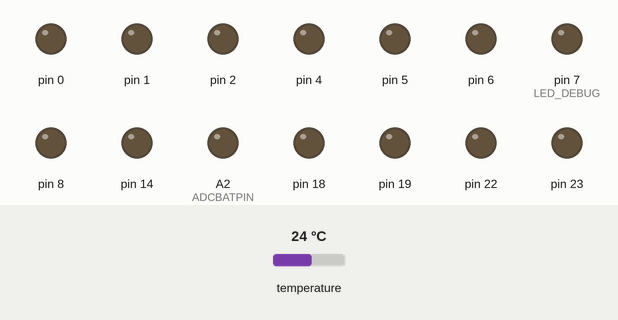
Simulated run of this program. Board: Arduino Pro Mini, built with avr-gcc and run on an emulated ATmega328P. Shown: output pins drawn as LEDs (lit = HIGH). Inputs (shaded band) come from the test bench; at power-on: temperature 24 °C. Sleep ends after the set time or at an interrupt; no radio packets arrive unless stated; pins used as bus, display or sensor lines are not drawn.

Above: at 8.5 s.
Timing chart, 0 to 10.0 s (numbered marks = the images above):
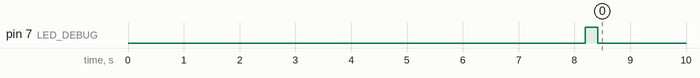

The program:

main.cpp
```cpp
#include <Arduino.h>
#include <avr/sleep.h>
#include <avr/wdt.h>
#include <SPI.h>
#include <RF24.h>
#include <OneWire.h>

//#define DEBUG

#ifdef DEBUG
  #include <printf.h>
#endif

#define SBR(port, bit)        port |= (1<<bit)
#define CBR(port, bit)        port &= (~(1<<bit))
#define INV(port, bit)        port ^= (1<<bit)
#define SBRC(port, bit)      ((port & (1<<bit)) == 0)
#define SBRS(port, bit)      ((port & (1<<bit)) != 0)

#define TR_NUM               1
#define TR_DELMIN            30
#define DS_VCC               3
#define DS_DTA               4
#define ADCGND               A3
#define ADCBATPIN            A2
#define ADCVCC               A1
#define LED_DEBUG            7
#define DIV_ADC              2.15
#define PayloadSize          5
#define Channel              121
#define DS_POW_EN            digitalWrite(DS_VCC, 1)
#define DS_POW_DIS           digitalWrite(DS_VCC, 0)


RF24            radio(9, 10); //4 for CE and 15 for CSN
OneWire         ds(DS_DTA);

uint8_t data[PayloadSize],
        tx_adrr[]="1Node",
        wdt_cnt = 7*TR_DELMIN,
        mcur;

void enWDT(void);
void disWDT();
void initNRF(void);
void sleep(void);
void wakeup(void);
void prepData(void);
void conf_ds18b20(void);

ISR(WDT_vect){
  wdt_cnt++;
}

void setup() {
  mcur = MCUSR;
  MCUSR = 0;
  CLKPR=1<<CLKPCE;
  CLKPR=(0<<CLKPCE)|(0<<CLKPS3)|(0<<CLKPS2)|(1<<CLKPS1)|(1<<CLKPS0);
  initNRF();
  //conf_ds18b20();
  analogReference(INTERNAL);
  ADCSRA = 0;
  ACSR = 0x80;
  #ifdef DEBUG
    UCSR0A=0x02;
    UCSR0B=0x08;
    UCSR0C=0x06;
    UBRR0H=0x00;
    UBRR0L=0x0C;
    delay(1000);
    printf_begin();
    radio.printDetails();
    Serial.print("Last reset source: ");
    Serial.println(MCUSR);
    MCUSR = 0x00;
    delay(1000);
  #endif
  set_sleep_mode(SLEEP_MODE_PWR_DOWN);
  sleep();
}

float read_ds18b20(){
  #ifdef DEBUG
    byte data[9];
  #else
    byte data[2];
  #endif
  DS_POW_EN;
  ds.reset();
  delay(10);
  if(ds.reset()){
    ds.write(0xCC);
    ds.write(0x44);
    delay(200);
    //Читаем данные с датчика
    ds.reset();
    ds.write(0xCC);
    ds.write(0xBE);
    #ifdef DEBUG
      for(uint8_t i=0; i<9; i++)
        data[i] = ds.read();
      Serial.print("CFG DS = ");
      Serial.println(data[4], HEX);
    #else
      data[0] = ds.read();
      data[1] = ds.read();
    #endif
    DS_POW_DIS;
    int16_t raw = (data[1] << 8) | (data[0] & ~0x03);
    float temp = raw>>4;
    if(temp<0){
      temp--;
      if(raw & 0x08) temp -= 0.5L;
      if(raw & 0x04) temp -= 0.25L;
    }else{
      if(raw & 0x08) temp += 0.5L;
      if(raw & 0x04) temp += 0.25L;
    }
    return temp;
  } else return -127;
}

void conf_ds18b20(){
  DS_POW_EN;
  ds.reset();
  delay(100);
  if(ds.reset()){
    //Write Scratchpad [4Eh]
    ds.write(0xCC);  //skip rom
    ds.write(0x4E);  //write Scratchpad
    ds.write(120);  //Tl
    ds.write(120);  //Th
    ds.write(0x3f);  //Conf reg 10bit
    ds.reset();
    ds.write(0xCC);  //skip
    ds.write(0x48);  //copy to eeprom
    ds.reset();
  DS_POW_DIS;
  }
}

void initNRF(){
  //Конфигурируем SPI************************
  //SPI.setHwCs(true);
  SPI.begin();
  SPI.setDataMode(SPI_MODE0);
  SPI.setBitOrder(MSBFIRST);
  //*****************************************
  radio.begin();                                    // Инициируем работу nRF24L01+
  radio.setChannel      (125);                      // Указываем канал приёма данных (от 0 до 127), 5 - значит приём данных осуществляется на частоте 2,405 ГГц (на одном канале может быть только 1 приёмник и до 6 передатчиков)
  radio.setDataRate     (RF24_2MBPS);               // Указываем скорость передачи данных (RF24_250KBPS, RF24_1MBPS, RF24_2MBPS), RF24_1MBPS - 1Мбит/сек
  radio.setPALevel      (RF24_PA_MAX);              // Указываем мощность передатчика (RF24_PA_MIN=-18dBm, RF24_PA_LOW=-12dBm, RF24_PA_HIGH=-6dBm, RF24_PA_MAX=0dBm)
  radio.disableDynamicPayloads();
  radio.setPayloadSize(5);
  radio.setAutoAck(false);
  radio.setRetries(0, 0);
  radio.setAddressWidth(5);
  radio.openWritingPipe (tx_adrr);
  radio.setCRCLength    (RF24_CRC_8);
  radio.stopListening();
}

void enWDT(){
  cli();
  wdt_reset();
  MCUSR &= ~(1<<WDRF);
  WDTCSR |= (1<<WDCE) | (1<<WDE); //WDT ISR 8sec
  WDTCSR = (1<<WDP3)| (1<<WDP0);
  WDTCSR |= bit (WDIE);
  sei();
  #ifdef DEBUG
    Serial.print(". ");
    delay(1000);
  #endif
}

void disWDT(){
  cli();
  wdt_reset();
  MCUSR &= ~(1<<WDRF);
  WDTCSR |= (1<<WDCE) | (1<<WDE); //WDT ISR 8sec
  WDTCSR = (1<<WDP3)| (1<<WDP0);
  WDTCSR  = 0;
  sei();
  #ifdef DEBUG
    Serial.print("WDT_DIS->");
    delay(1000);
  #endif
}

void sleep(){
  radio.powerDown();
  sleep_enable();
  enWDT();
  ADCSRA = 0;
  DDRB = 0XFF;
  DDRD = 0XFF;
  DDRC = 0XFF;
  PORTB  = 0x00;
  //PORTD  = 0x00;
  PORTC  = 0x00;
  // turn off brown-out enable in software
  MCUCR = bit(6)|bit(5);
  MCUCR = bit(6);
  sleep_cpu();
}

void wakeup(){
  //disable sleep
  sleep_disable();
  disWDT();
  radio.powerUp();
  pinMode(ADCBATPIN, INPUT);
  pinMode(ADCVCC, OUTPUT);digitalWrite(ADCVCC, 1);
  pinMode(ADCGND, OUTPUT);digitalWrite(ADCGND, 0);
  ADCSRA = 0x87; //62Khz adc
}

void prepData(){
  data[0] = TR_NUM;
  if(mcur) {
    data[0] |= mcur<<4;
    mcur=0;
  }
  int16_t temp = read_ds18b20()*100;
  int16_t bat = float(analogRead(ADCBATPIN))/DIV_ADC;
  data[1] = temp>>8;
  data[2] = temp&0xFF;
  data[3] = bat>>8;
  data[4] = bat&0xFF;

   #ifdef DEBUG
      Serial.print("STATE:");
      Serial.println(data[0], HEX);
      Serial.print("ADCBAT:   ");
      Serial.println(bat/100.0F);
      Serial.print("Temp:     ");
      Serial.println(temp/100.0F);

      for(uint8_t i = 0;i < 5; i++ ){
        Serial.print(data[i], HEX);
        Serial.print(';');
      }

      Serial.println();
  #endif
}

void loop() {
  if(wdt_cnt > (7*TR_DELMIN)){    // 7,4*8sec = 1min
    wdt_cnt = 0;
    wakeup();
    SBR(DDRD, LED_DEBUG);
    SBR(PORTD, LED_DEBUG);
    prepData();
    radio.write(&data, PayloadSize);
    CBR(DDRD, LED_DEBUG);
    CBR(PORTD, LED_DEBUG);
    #ifdef DEBUG
      delay(1000);
    #endif
  }
    sleep();
}
```

Measured:
- by itself, pin 7 (LED_DEBUG): LOW → HIGH at 8.2 s, → LOW 0.22 s later
